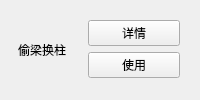
      <widget class="QWidget" name="widget_11" native="true">
       <layout class="QHBoxLayout" name="horizontalLayout_6">
        <item>
         <widget class="QToolButton" name="toolButton_5">
          <property name="text">
           <string>偷梁换柱</string>
          </property>
          <property name="icon">
           <iconset>
            <normaloff>:/icon/res/chaozuoye.jpg</normaloff>:/icon/res/chaozuoye.jpg</iconset>
          </property>
          <property name="iconSize">
           <size>
            <width>200</width>
            <height>200</height>
           </size>
          </property>
          <property name="autoRepeat">
           <bool>false</bool>
          </property>
          <property name="autoExclusive">
           <bool>false</bool>
          </property>
          <property name="popupMode">
           <enum>QToolButton::InstantPopup</enum>
          </property>
          <property name="toolButtonStyle">
           <enum>Qt::ToolButtonTextUnderIcon</enum>
          </property>
          <property name="autoRaise">
           <bool>true</bool>
          </property>
          <property name="arrowType">
           <enum>Qt::NoArrow</enum>
          </property>
         </widget>
        </item>
        <item>
         <widget class="QWidget" name="widget_9" native="true">
          <layout class="QVBoxLayout" name="verticalLayout_6">
           <item>
            <widget class="QPushButton" name="detail6">
             <property name="text">
              <string>详情</string>
             </property>
            </widget>
           </item>
           <item>
            <widget class="QPushButton" name="use6">
             <property name="text">
              <string>使用</string>
             </property>
            </widget>
           </item>
          </layout>
         </widget>
        </item>
       </layout>
      </widget>
